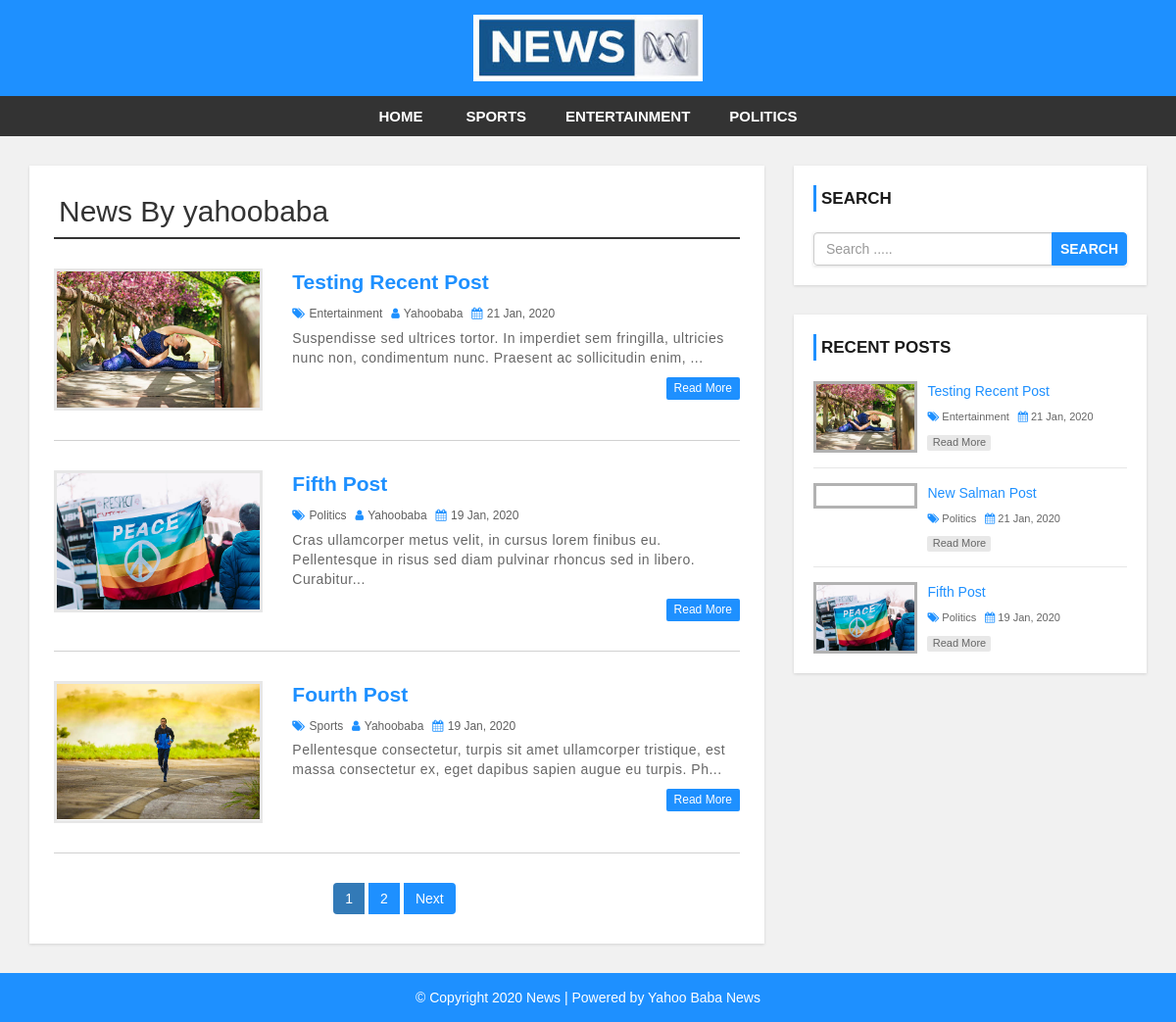
Page /author.php?aid=27 on the committed database.
### tables this page shows
CREATE TABLE `settings` (
  `id` int(11) NOT NULL,
  `websitename` varchar(60) NOT NULL,
  `logo` varchar(50) NOT NULL,
  `footerdesc` varchar(255) NOT NULL
);

CREATE TABLE `category` (
  `category_id` int(11) NOT NULL,
  `category_name` varchar(100) NOT NULL,
  `post` int(11) NOT NULL DEFAULT 0
);

CREATE TABLE `user` (
  `user_id` int(10) UNSIGNED NOT NULL,
  `first_name` varchar(30) NOT NULL,
  `last_name` varchar(30) NOT NULL,
  `username` varchar(30) DEFAULT NULL,
  `password` varchar(40) DEFAULT NULL,
  `role` int(11) NOT NULL
);

CREATE TABLE `post` (
  `post_id` int(11) NOT NULL,
  `title` varchar(100) NOT NULL,
  `description` text NOT NULL,
  `category` varchar(100) NOT NULL,
  `post_date` varchar(50) NOT NULL,
  `author` int(11) NOT NULL,
  `post_img` varchar(100) NOT NULL
);

### config.php (called while the page is built, shortened)
<?php
$hostname = "http://localhost/news-site";
?>

### author.php (the view, shortened to what this page needs)
<?php include 'header.php'; ?>
    <div id="main-content">
      <div class="container">
        <div class="row">
            <div class="col-md-8">
              <div class="post-container">
                <?php
                include "config.php";
                if(isset($_GET['aid'])){
                  $auth_id = $_GET['aid'];
                  $sql1 = "SELECT * FROM post JOIN user
                          ON post.author = user.user_id
                          WHERE post.author = {$auth_id}";
                  $result1 = mysqli_query($conn, $sql1) or die("Query Failed.");
                  $row1 = mysqli_fetch_assoc($result1);
                ?>
                <h2 class="page-heading">News By <?php echo $row1['username']; ?></h2>
                <?php
                  $limit = 3;
                  if(isset($_GET['page'])){
                    $page = $_GET['page'];
                  }else{
                    $page = 1;
                  }
                  $offset = ($page - 1) * $limit;
                  $sql = "SELECT post.post_id, post.title, post.description,post.post_date,post.author,
                  category.category_name,user.username,post.category,post.post_img FROM post
                  LEFT JOIN category ON post.category = category.category_id
                  LEFT JOIN user ON post.author = user.user_id
                  WHERE post.author = {$auth_id}
                  ORDER BY post.post_id DESC LIMIT {$offset},{$limit}";
                  $result = mysqli_query($conn, $sql) or die("Query Failed.");
                  if(mysqli_num_rows($result) > 0){
                    while($row = mysqli_fetch_assoc($result)) {
                ?>
                  <div class="post-content">
                      <div class="row">
                          <div class="col-md-4">
                            <a class="post-img" href="single.php?id=<?php echo $row['post_id']; ?>"><img src="admin/upload/<?php echo $row['post_img']; ?>" alt=""/></a>
                          </div>
                          <div class="col-md-8">
                            <div class="inner-content clearfix">
                                <h3><a href='single.php?id=<?php echo $row['post_id']; ?>'><?php echo $row['title']; ?></a></h3>
                                <div class="post-information">
                                    <span>
                                        <i class="fa fa-tags" aria-hidden="true"></i>
                                        <a href='category.php?cid=<?php echo $row['category']; ?>'><?php echo $row['category_name']; ?></a>
                                    </span>
                                    <span>
                                        <i class="fa fa-user" aria-hidden="true"></i>
                                        <a href='author.php?aid=<?php echo $row['author']; ?>'><?php echo $row['username']; ?></a>
                                    </span>
                                    <span>
                                        <i class="fa fa-calendar" aria-hidden="true"></i>
                                        <?php echo $row['post_date']; ?>
                                    </span>
                                </div>
                                <p class="description">
                                    <?php echo substr($row['description'],0,130) . "..."; ?>
                                </p>
                                <a class='read-more pull-right' href='single.php?id=<?php echo $row['post_id']; ?>'>read more</a>
                            </div>
                          </div>
                      </div>
                  </div>
                  <?php
                    }
                  }else{
                    echo "<h2>No Record Found.</h2>";
                  }
                  if(mysqli_num_rows($result1) > 0){
                    $total_records = mysqli_num_rows($result1);
                    $total_page = ceil($total_records / $limit);
                    echo '<ul class="pagination admin-pagination">';
                    for($i = 1; $i <= $total_page; $i++){
                      if($i == $page){
                        $active = "active";
                      }else{
                        $active = "";
                      }
                      echo '<li class="'.$active.'"><a href="author.php?aid='.$auth_id .'&page='.$i.'">'.$i.'</a></li>';
                    }
                    if($total_page > $page){
                      echo '<li><a href="author.php?aid='.$auth_id .'&page='.($page + 1).'">Next</a></li>';
                    }
                    echo '</ul>';
                  }
                }else{
                  echo "<h2>No Record Found.</h2>";
                }
                  ?>
              </div>
            </div>
            <?php include 'sidebar.php'; ?>
        </div>
      </div>
    </div>
<?php include 'footer.php'; ?>

### header.php (shortened to what this page needs)
<?php
  include "config.php";
?>
<!DOCTYPE html>
<html lang="en">
<head>
    <link rel="stylesheet" href="css/bootstrap.min.css" />
    <link rel="stylesheet" href="css/font-awesome.css">
    <link rel="stylesheet" href="css/style.css">
</head>
<body>
<div id="header">
    <div class="container">
        <div class="row">
            <div class=" col-md-offset-4 col-md-4">
              <?php
                include "config.php";
                $sql = "SELECT * FROM settings";
                $result = mysqli_query($conn, $sql) or die("Query Failed.");
                if(mysqli_num_rows($result) > 0){
                  while($row = mysqli_fetch_assoc($result)) {
                    if($row['logo'] == ""){
                      echo '<a href="index.php"><h1>'.$row['websitename'].'</h1></a>';
                    }else{
                      echo '<a href="index.php" id="logo"><img src="admin/images/'. $row['logo'] .'"></a>';
                    }
                  }
                }
                ?>
            </div>
        </div>
    </div>
</div>
<div id="menu-bar">
    <div class="container">
        <div class="row">
            <div class="col-md-12">
              <?php
                include "config.php";
                $sql = "SELECT * FROM category WHERE post > 0";
                $result = mysqli_query($conn, $sql) or die("Query Failed. : Category");
                if(mysqli_num_rows($result) > 0){
                  $active = "";
              ?>
                <ul class='menu'>
                  <li><a href='<?php echo $hostname; ?>'>Home</a></li>
                  <?php while($row = mysqli_fetch_assoc($result)) {
                    echo "<li><a class='{$active}' href='category.php?cid={$row['category_id']}'>{$row['category_name']}</a></li>";
                  } ?>
                </ul>
                <?php } ?>
            </div>
        </div>
    </div>
</div>

### sidebar.php
<div id="sidebar" class="col-md-4">
    <div class="search-box-container">
        <h4>Search</h4>
        <form class="search-post" action="search.php" method ="GET">
            <div class="input-group">
                <input type="text" name="search" class="form-control" placeholder="Search .....">
                <span class="input-group-btn">
                    <button type="submit" class="btn btn-danger">Search</button>
                </span>
            </div>
        </form>
    </div>
    <div class="recent-post-container">
        <h4>Recent Posts</h4>
        <?php
        include "config.php";
        $limit = 3;
        $sql = "SELECT post.post_id, post.title, post.post_date,
        category.category_name,post.category,post.post_img FROM post
        LEFT JOIN category ON post.category = category.category_id
        ORDER BY post.post_id DESC LIMIT {$limit}";
        $result = mysqli_query($conn, $sql) or die("Query Failed. : Recent Post");
        if(mysqli_num_rows($result) > 0){
          while($row = mysqli_fetch_assoc($result)) {
      ?>
        <div class="recent-post">
            <a class="post-img" href="single.php?id=<?php echo $row['post_id']; ?>">
                <img src="admin/upload/<?php echo $row['post_img']; ?>" alt=""/>
            </a>
            <div class="post-content">
                <h5><a href="single.php?id=<?php echo $row['post_id']; ?>"><?php echo $row['title']; ?></a></h5>
                <span>
                    <i class="fa fa-tags" aria-hidden="true"></i>
                    <a href='category.php?cid=<?php echo $row['category']; ?>'><?php echo $row['category_name']; ?></a>
                </span>
                <span>
                    <i class="fa fa-calendar" aria-hidden="true"></i>
                    <?php echo $row['post_date']; ?>
                </span>
                <a class="read-more" href="single.php?id=<?php echo $row['post_id']; ?>">read more</a>
            </div>
        </div>
    <?php
      }
    }
    ?>
    </div>
</div>

### footer.php
<div id ="footer">
    <div class="container">
        <div class="row">
            <div class="col-md-12">
              <?php
                include "config.php";
                $sql = "SELECT * FROM settings";
                $result = mysqli_query($conn, $sql) or die("Query Failed.");
                if(mysqli_num_rows($result) > 0){
                  while($row = mysqli_fetch_assoc($result)) {
              ?>
                <span><?php echo $row['footerdesc']; ?></span>
              <?php
                }
              }
              ?>
            </div>
        </div>
    </div>
</div>
</body>
</html>

### css/style.css (style rules this page uses)
body { background: #f1f1f1; font-family: sans-serif,arial,Helvetica; }
a, a:hover, a:focus { text-decoration: none; outline: none; }
ul { margin:0; padding:0; list-style:none; }
h2.page-heading { margin: 5px 0 30px; padding: 0 5px 10px; border-bottom: 2px solid #333; }
form { background: #fff; padding: 25px; box-shadow:0 1px 3px rgba(0, 0, 0, 0.13); }
#header { background: #1e90ff; text-align: center; padding: 15px; }
#logo { display: inline-block; width: 65%; }
#logo img { width: 100%; }
#menu-bar { background: #333; text-align: center; }
#menu-bar .menu > li { display: inline-block; }
.menu > li > a { padding: 10px 20px; display: block; text-transform: uppercase; color: #fff; font-size: 15px; font-weight:600; transition:all 0.5s ease 0s; }
#main-content { padding: 30px 0; min-height: 750px; }
#main-content .post-container { background-color: #fff; padding: 25px; box-shadow: 0 1px 3px rgba(0, 0, 0, 0.13); }
#main-content .post-content { border-bottom: 1px solid #d1d1d1; padding: 0 0 30px; margin-bottom:30px; }
#main-content .post-content img { width: 100%; }
#main-content .post-content .post-img { border: 3px solid #e7e7e7; display: block; height: 145px; overflow: hidden; transition: border .3s; }
#main-content .post-content h3 { font-size: 21px; line-height: 28px; font-weight: 600; margin: 0 0 7px; }
#main-content .post-content h3 a { color: #1e90ff; transition:all 0.3s; }
#main-content .post-content .post-information span { color: #606060; font-size: 12px; text-transform: capitalize; margin: 0 5px 5px 0; display: inline-block; }
#main-content .post-content .post-information i { color: #1e90ff; margin-right: 1px; }
#main-content .post-content .post-information a { color: #606060; text-decoration: none; }
#main-content .post-content p, #main-content .single-post p { color: #666; font-size: 14px; letter-spacing: 0.5px; margin:0 0 10px; }
#main-content .post-content a.read-more { color: #fff; background-color: #1E90FF; font-size: 12px; text-transform: capitalize; padding: 3px 8px; border-radius: 2px; transition: all 0.3s; }
.pagination { display: block; text-align: center; margin: 0; }
.pagination li { display:inline-block; margin: 0 5px 0 0; }
.pagination li a { border: none; background: #1e90ff; color: #fff; }
i.fa { color:#222; }
#sidebar h4 { color: #1A1A1A; font-size: 17px; line-height: 27px; font-weight:600; text-transform: uppercase; padding: 0 0 0 5px; margin: 0 0 21px; border-left: 3px solid #1e90ff; }
#sidebar .search-box-container { background-color: #fff; padding: 20px; margin: 0 0 30px; box-shadow: 0 1px 3px rgba(0, 0, 0, 0.13); }
#sidebar .search-post { padding: 0; }
#sidebar .search-post input { color: #606060; }
#sidebar .search-post .btn { font-weight: 600; text-transform: uppercase; padding: 6px 8px; background-color: #1E90FF; border-color: #1E90FF; outline: none; }
#sidebar .recent-post-container { padding: 20px; background: #fff; box-shadow: 0 1px 3px rgba(0, 0, 0, 0.13); }
#sidebar .recent-post { border-bottom: 1px solid #e7e7e7; padding: 0 0 15px; margin: 0 0 15px; }
#sidebar .recent-post:last-child { margin: 0; padding: 0; border: none; }
#sidebar .recent-post .post-img { display: inline-block; width: 33%; border: 3px solid rgba(0,0,0,0.3); vertical-align: top; transition: border .3s; }
#sidebar .recent-post .post-img img { width: 100%; }
#sidebar .recent-post .post-content { width: 65%; display: inline-block; border: none; padding: 0 0 0 7px; margin: 0; }
#sidebar .recent-post h5 { font-size: 14px; line-height: 20px; margin: 0 0 5px; }
#sidebar .recent-post h5 a { color: #1E90FF; }
#sidebar .recent-post span { color: #666; font-size: 11px; display: inline-block; margin: 0 5px 10px 0; }
#sidebar .recent-post span a { color: #666; }
#sidebar .recent-post span i { color: #1E90FF; }
#sidebar .recent-post a.read-more { color: #666; background-color: rgba(0,0,0,0.09); width: 65px; font-size: 11px; text-align: center; padding: 0; display: block; transition: all 0.3s; }
#footer { color: #fff; padding:15px 0; text-align:center; background-color:#1e90ff; }
#footer a { color:#fff; }

### rows in the picture
settings: logo (picture), footerdesc "© Copyright 2020 News | Powered by Yahoo Baba News"
category: category_name "SPORTS"
category: category_name "ENTERTAINMENT"
category: category_name "POLITICS"
user: username "yahoobaba"
post: post_img (picture), title "Testing Recent Post", category.category_name "Entertainment", user.username "Yahoobaba", post_date "21 Jan, 2020", description "Suspendisse sed ultrices tortor. In imperdiet sem fringilla, ultricies nunc non, condimentum nunc. Praesent ac sollicitudin enim,"
post: post_img (picture), title "Fifth Post", category.category_name "Politics", user.username "Yahoobaba", post_date "19 Jan, 2020", description "Cras ullamcorper metus velit, in cursus lorem finibus eu. Pellentesque in risus sed diam pulvinar rhoncus sed in libero. Curabitur"
post: post_img (picture), title "Fourth Post", category.category_name "Sports", user.username "Yahoobaba", post_date "19 Jan, 2020", description "Pellentesque consectetur, turpis sit amet ullamcorper tristique, est massa consectetur ex, eget dapibus sapien augue eu turpis. Ph"
post: title "New Salman Post", category.category_name "Politics", post_date "21 Jan, 2020"
